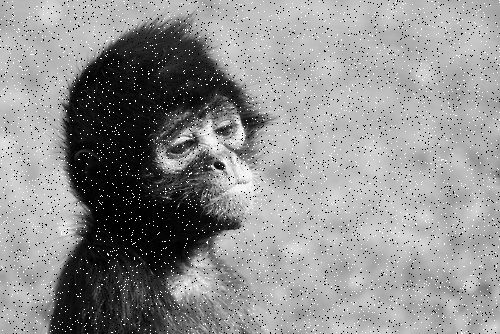
#> input picture Old Lab Exams/IP Lab Exam F2020 - STD Version/imgs-STD/t1/I1.jpeg, 500 x 334 px
$ jupyter execute Untitled.ipynb   (shell and % lines are left out)
#> lines starting #> are read from the running program, lines starting #| are printed output that depends on the picture; after the words box and inside, x2 and y2 are one past the last pixel; in counts of white or black regions, pixels touching at a corner belong together
[cell 1]
#Lab exam 2020

[cell 2]
from commonfunctions import *
import numpy as np
import skimage.io as io
import matplotlib.pyplot as plt
from skimage.color import rgb2gray
from skimage.filters import roberts, sobel
from skimage.morphology import binary_erosion, binary_dilation, binary_closing,skeletonize, thin
from skimage.measure import find_contours
from skimage.draw import rectangle
import skimage.filters as fl
# Show the figures / plots inside the notebook

[cell 3]
import skimage.io as io
import matplotlib.pyplot as plt
import numpy as np

# Show the figures / plots inside the notebook
from skimage.color import rgb2gray, rgba2rgb

def show_images(images,titles=None):
    #This function is used to show image(s) with titles by sending an array of images and an array of associated titles.
    # images[0] will be drawn with the title titles[0] if exists
    # You aren't required to understand this function, use it as-is.
    n_ims = len(images)
    if titles is None: titles = ['(%d)' % i for i in range(1,n_ims + 1)]
    fig = plt.figure()
    n = 1
    for image,title in zip(images,titles):
        a = fig.add_subplot(1,n_ims,n)
        if image.ndim == 2:
            plt.gray()
        plt.imshow(image)
        a.set_title(title)
        n += 1
    fig.set_size_inches(np.array(fig.get_size_inches()) * n_ims)
    plt.show()

[cell 4]
def dilation(img,w,h):
    imgArr = np.array(img)
    output=np.zeros(img.shape)
    width=imgArr.shape[0]
    height=imgArr.shape[1]

    edgex = w//2
    edgey = h//2
    window=np.ones([w,h])

    for i in range (edgex, (width-edgex)-1):
        for j in range (edgey, (height-edgey)-1):

            if(imgArr[i-edgex:i+edgex, j-edgey:j+edgey].any()== window.any()):
                output[i,j]=1

    return output

[cell 5]
def GammaCorrection(img , c , g):
    imgArr = np.array(img)

    width=imgArr.shape[1]
    height=imgArr.shape[0]

    output = c*(imgArr**g)


    return output

[cell 6]
ex=io.imread("imgs-STD/t1/I1.jpeg")
#> ex is the input picture: shape (334, 500); min 0, max 255, mean 144
o=io.imread("imgs-STD/t1/O1.jpeg")
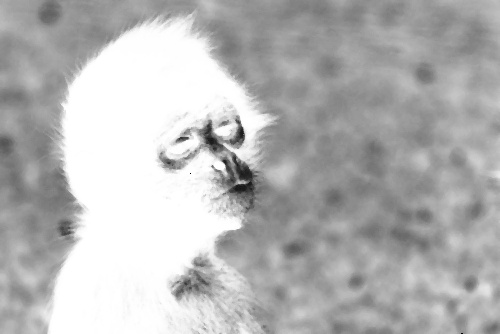
#> input picture Old Lab Exams/IP Lab Exam F2020 - STD Version/imgs-STD/t1/O1.jpeg, 500 x 334 px
#> o is the input picture: shape (334, 500); min 0, max 255, mean 181.4
ex=fl.median(ex)
out=255-ex
out=GammaCorrection(out,1,0.5)
#> in GammaCorrection, `output = c*(imgArr**g)`:
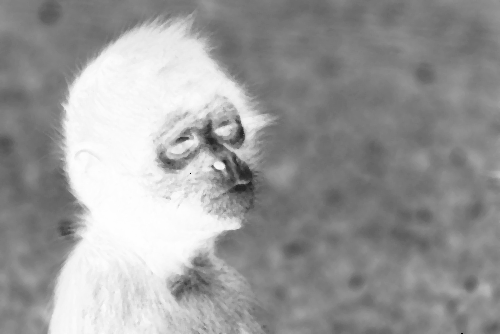
#> output: shape (334, 500) float64; min 1, max 15.97, mean 10.06; drawn with min black and max white

show_images([ex,o,out])
#> in show_images, `n_ims = len(images)`: n_ims = 3
#> the loop in show_images, `for image,title in zip(images,titles):` made 3 passes
#> title on passes 1 to 3: '(1)', '(2)', '(3)'
#> after the loop in show_images, `for image,title in zip(images,titles):`: n = 4

[cell 7]
def sobel_fn(img):
    hx =  np.array([
        [-1,-2,-1],
        [ 0,0,0],
        [ 1,2,1]
    ])

    hy =  np.array([
        [ -1,0,1],
        [ -2,0,2],
        [ -1,0,1]
    ])
    xImg = convolve2d(img, hx)
    yImg= convolve2d(img, hy)

    threshold=250
    newImg=np.sqrt(yImg**2+yImg**2) #edge strength
#     newImg=yImg
    newImg[newImg<threshold]=0
    newImg[newImg>threshold]=255
    return newImg

[cell 8]
ex=io.imread("imgs-STD/t1/I2.jpeg")
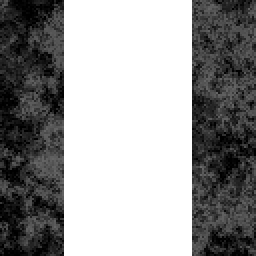
#> input picture Old Lab Exams/IP Lab Exam F2020 - STD Version/imgs-STD/t1/I2.jpeg, 128 x 128 px (shown 2 times larger)
#> ex is the input picture: shape (128, 128); min 0, max 255, mean 151
o=io.imread("imgs-STD/t1/O2.jpeg")
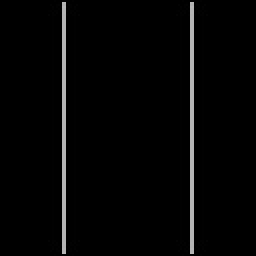
#> input picture Old Lab Exams/IP Lab Exam F2020 - STD Version/imgs-STD/t1/O2.jpeg, 128 x 128 px (shown 2 times larger)
#> o is the input picture: shape (128, 128); min 0, max 182, mean 5.6
th=254
ex[ex>th]=255
ex[ex<th]=0
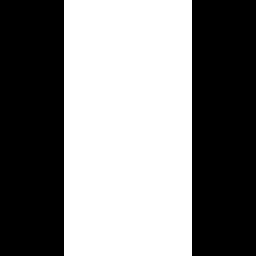
#> ex: shape (128, 128) (shown 2 times larger); 50% white; 1 white region, box (x1, y1, x2, y2) and area: (32, 0, 96, 128) 8192
out=sobel_fn(ex)
#> in sobel_fn, `newImg[newImg>threshold]=255`:
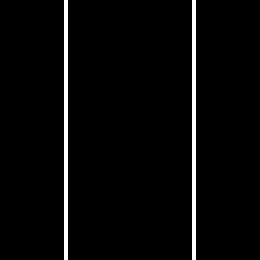
#> newImg: shape (130, 130) float64 (shown 2 times larger); 3.1% white in thin lines or dots, all inside (x1, y1, x2, y2) = (32, 0, 98, 130)
show_images([o,out],["expected", "actual output"])
#> the loop in show_images (call 2), `for image,title in zip(images,titles):` made 2 passes

[cell 9]
ex=io.imread("imgs-STD/t1/I3.jpeg")
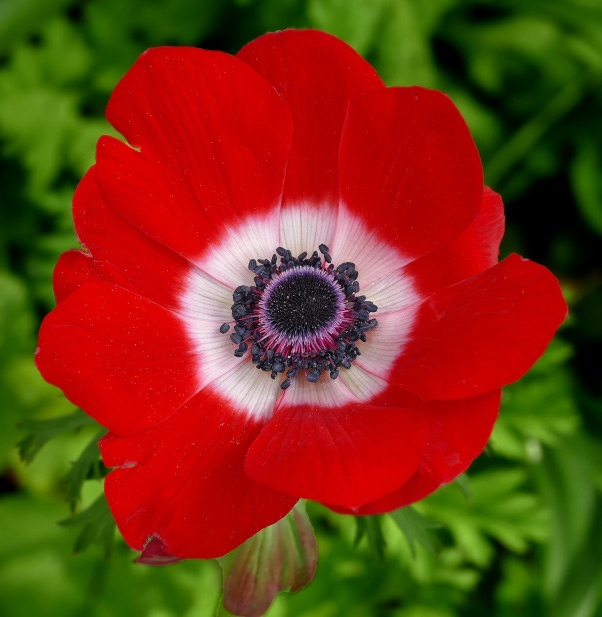
#> input picture Old Lab Exams/IP Lab Exam F2020 - STD Version/imgs-STD/t1/I3.jpeg, 602 x 617 px
#> ex is the input picture: shape (617, 602, 3); mean R, G, B 120.1, 54.6, 19.8
x=io.imread("imgs-STD/t1/O3.jpeg")
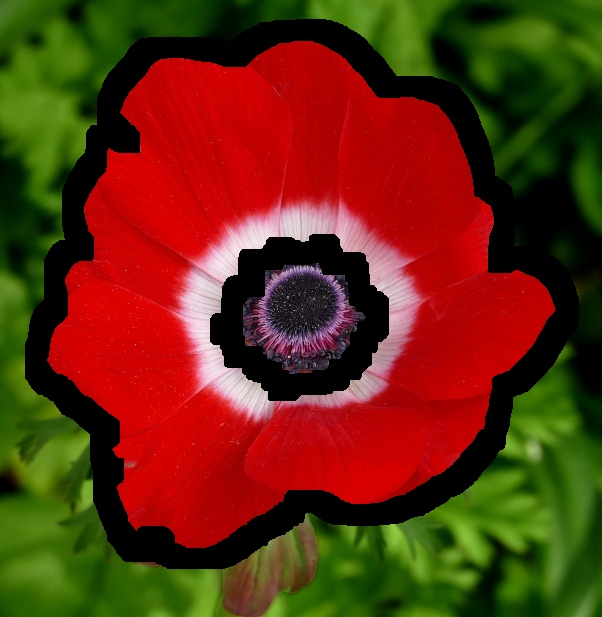
#> input picture Old Lab Exams/IP Lab Exam F2020 - STD Version/imgs-STD/t1/O3.jpeg, 602 x 617 px
#> x is the input picture: shape (617, 602, 3); mean R, G, B 99.7, 44.9, 14.7
ex_f=ex.astype(float)

Rchannel = ex_f[:,:,0]
Gchannel = ex_f[:,:,1]
Bchannel = ex_f[:,:,2]

T = 150
th=Rchannel<T
#> th: shape (617, 602) bool; 51.5% white; 79 black regions (64 under 20 px), largest, box (x1, y1, x2, y2) and area: (35, 30, 568, 558) 178873, (323, 296, 351, 343) 236, (266, 269, 293, 290) 109
d=dilation(th,35,35)
#> after the loop in dilation, `for i in range (edgex, (width-edgex)-1):`:
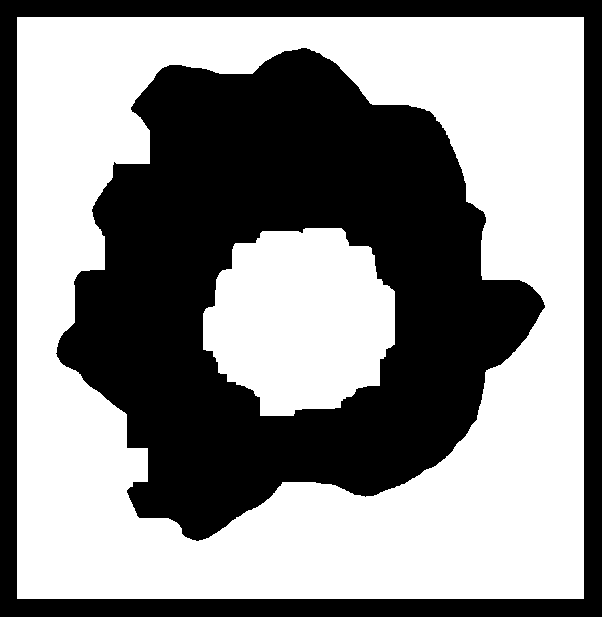
#> output: shape (617, 602) float64; values 0 (black) and 1 (white), 54.4% white; 2 black regions, box (x1, y1, x2, y2) and area: (56, 48, 545, 541) 127773, (0, 0, 602, 617) 41440
diff=d-th

ex[diff==1]=0
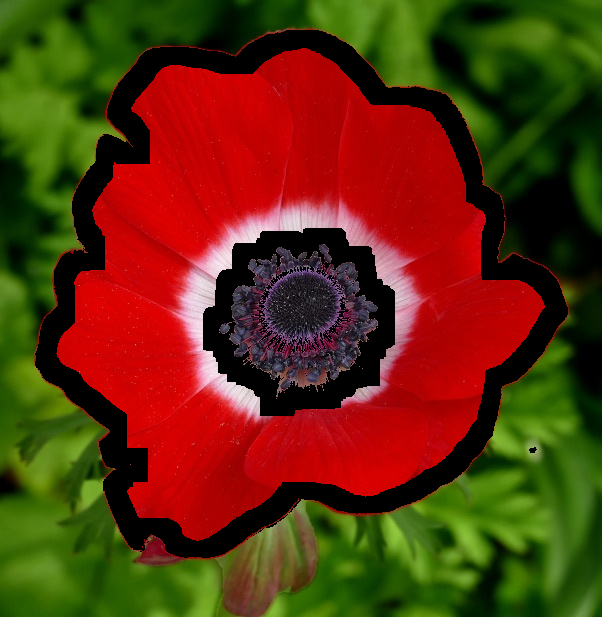
#> ex: shape (617, 602, 3); mean R, G, B 93.3, 48.1, 13
show_images([ex,x])
